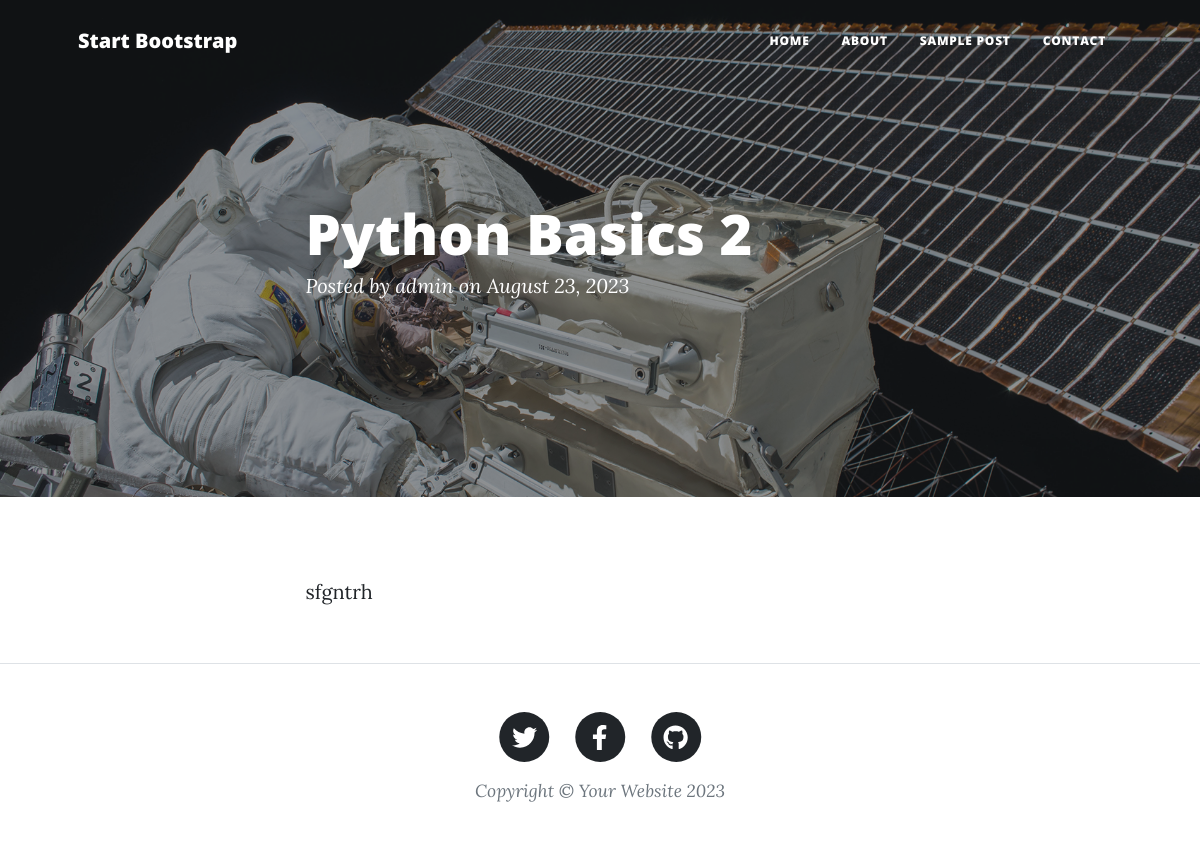
/blog/python-basics-2, run on the app's committed database.
### posts/models.py (models this page shows, shortened)
class Post(models.Model):
    author = models.ForeignKey(User,related_name='post_author' , on_delete=models.SET_NULL,null=True)
    title = models.CharField(max_length=120)
    content = models.TextField(max_length=100000)
    publish_date = models.DateTimeField(default=timezone.now)
    image = models.ImageField(upload_to='posts')
    tags = TaggableManager()
    slug = models.SlugField(null=True,blank=True)

### posts/views2.py (the view)
# urls.py: path('blog/<slug:slug>' , PostDetail.as_view()),
class PostDetail(generic.DetailView):
    model = Post

### posts/templates/posts/post_detail.html (shortened to what this page needs)
{% load static %}
<!DOCTYPE html>
<html lang="en">
    <head>
        <link href="{% static 'css/styles.css' %}" rel="stylesheet" />
    </head>
    <body>
        <nav class="navbar navbar-expand-lg navbar-light" id="mainNav">
            <div class="container px-4 px-lg-5">
                <a class="navbar-brand" href="index.html">Start Bootstrap</a>
                <div class="collapse navbar-collapse" id="navbarResponsive">
                    <ul class="navbar-nav ms-auto py-4 py-lg-0">
                        <li class="nav-item"><a class="nav-link px-lg-3 py-3 py-lg-4" href="index.html">Home</a></li>
                        <li class="nav-item"><a class="nav-link px-lg-3 py-3 py-lg-4" href="about.html">About</a></li>
                        <li class="nav-item"><a class="nav-link px-lg-3 py-3 py-lg-4" href="post.html">Sample Post</a></li>
                        <li class="nav-item"><a class="nav-link px-lg-3 py-3 py-lg-4" href="contact.html">Contact</a></li>
                    </ul>
                </div>
            </div>
        </nav>
        <header class="masthead" style="background-image: url('{% static 'assets/img/post-bg.jpg' %}')">
            <div class="container position-relative px-4 px-lg-5">
                <div class="row gx-4 gx-lg-5 justify-content-center">
                    <div class="col-md-10 col-lg-8 col-xl-7">
                        <div class="post-heading">
                            <h1>{{post.title}}</h1>
                            <span class="meta">
                                Posted by
                                <a href="#!">{{post.author}}</a>
                                on {{post.publish_date|date:"F d, o"}}
                            </span>
                        </div>
                    </div>
                </div>
            </div>
        </header>
        <article class="mb-4">
            <div class="container px-4 px-lg-5">
                <div class="row gx-4 gx-lg-5 justify-content-center">
                    <div class="col-md-10 col-lg-8 col-xl-7">
                        <p>{{post.content|safe}}</p>
                    </div>
                </div>
            </div>
        </article>
        <footer class="border-top">
            <div class="container px-4 px-lg-5">
                <div class="row gx-4 gx-lg-5 justify-content-center">
                    <div class="col-md-10 col-lg-8 col-xl-7">
                        <ul class="list-inline text-center">
                            <li class="list-inline-item">
                                <a href="#!">
                                    <span class="fa-stack fa-lg">
                                        <i class="fas fa-circle fa-stack-2x"></i>
                                        <i class="fab fa-twitter fa-stack-1x fa-inverse"></i>
                                    </span>
                                </a>
                            </li>
                            <li class="list-inline-item">
                                <a href="#!">
                                    <span class="fa-stack fa-lg">
                                        <i class="fas fa-circle fa-stack-2x"></i>
                                        <i class="fab fa-facebook-f fa-stack-1x fa-inverse"></i>
                                    </span>
                                </a>
                            </li>
                            <li class="list-inline-item">
                                <a href="#!">
                                    <span class="fa-stack fa-lg">
                                        <i class="fas fa-circle fa-stack-2x"></i>
                                        <i class="fab fa-github fa-stack-1x fa-inverse"></i>
                                    </span>
                                </a>
                            </li>
                        </ul>
                        <div class="small text-center text-muted fst-italic">Copyright &copy; Your Website 2023</div>
                    </div>
                </div>
            </div>
        </footer>
    </body>
</html>

### data on the page
Post: title "Python Basics 2", author "admin", publish_date "August 23, 2023", content "sfgntrh"
